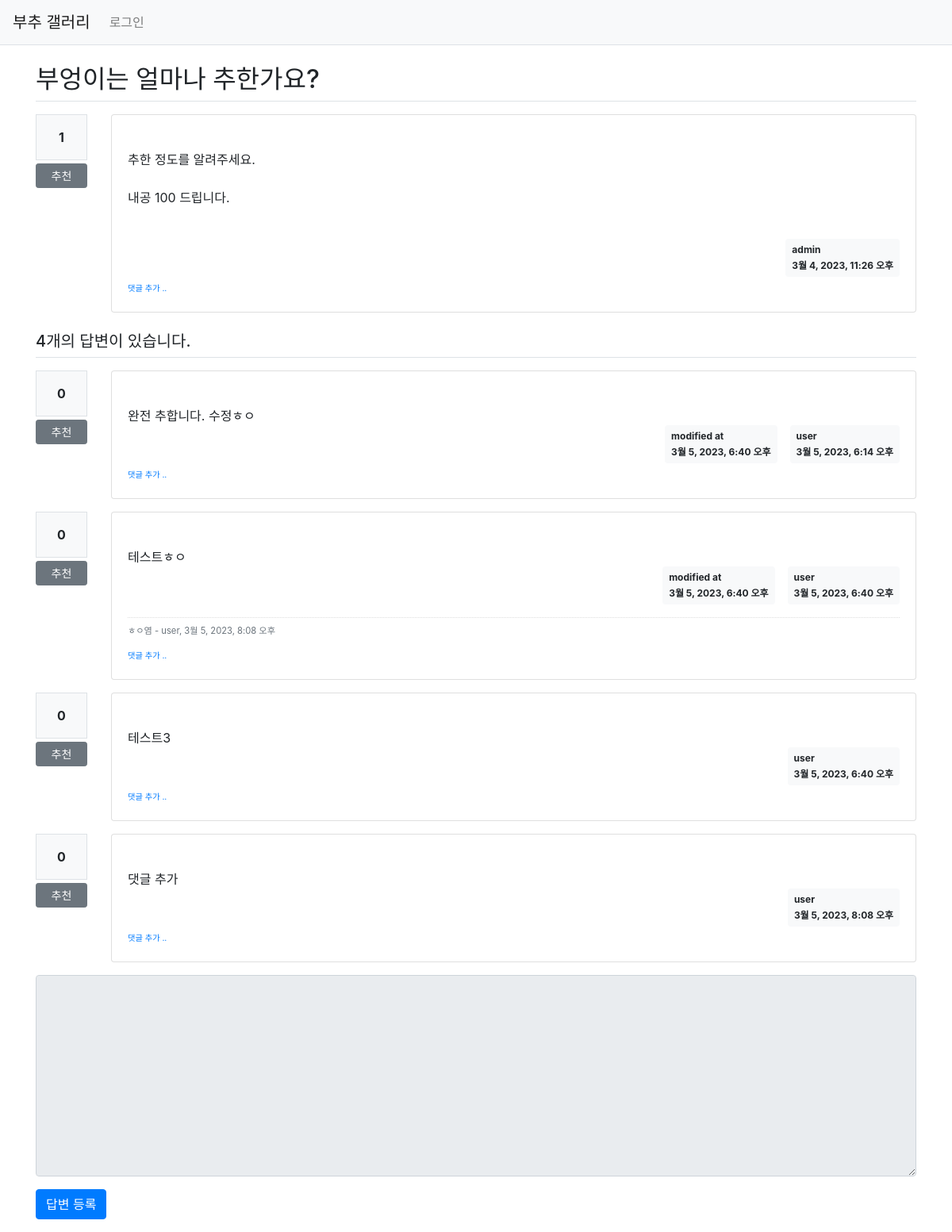
Page /pybo/305/ on the committed database.
### pybo/models.py (models this page shows, shortened)
class Question(models.Model):
    author = models.ForeignKey(User, on_delete=models.CASCADE,
                               related_name='author_question')
    subject = models.CharField(max_length=200)
    content = models.TextField()
    create_date = models.DateTimeField()
    modify_date = models.DateTimeField(null=True, blank=True)
    voter = models.ManyToManyField(User, related_name='voter_question')  # voter 추가

class Answer(models.Model):
    author = models.ForeignKey(User, on_delete=models.CASCADE, related_name='author_answer')
    question = models.ForeignKey(Question, on_delete=models.CASCADE)
    content = models.TextField()
    create_date = models.DateTimeField()
    modify_date = models.DateTimeField(null=True, blank=True)
    voter = models.ManyToManyField(User, related_name='voter_answer')

class Comment(models.Model):
    author = models.ForeignKey(User, on_delete=models.CASCADE)
    content = models.TextField()
    create_date = models.DateTimeField()
    modify_date = models.DateTimeField(null=True, blank=True)
    question = models.ForeignKey(Question, null=True, blank=True, on_delete=models.CASCADE)
    answer = models.ForeignKey(Answer, null=True, blank=True, on_delete=models.CASCADE)

### pybo/views/base_views.py (the view)
# urls.py: path('<int:question_id>/', base_views.detail, name='detail'),
def detail(request, question_id):
    question = get_object_or_404(Question, pk=question_id)
    context = {'question': question}
    return render(request, 'pybo/question_detail.html', context)

### pybo/templatetags/pybo_filter.py (called while the page is built)
@register.filter()
def mark(value):
    extensions = ["nl2br", "fenced_code"]
    return mark_safe(markdown.markdown(value, extensions=extensions))

### templates/pybo/question_detail.html (shortened to what this page needs)
{% extends 'base.html' %}
{% load pybo_filter %}
{% block content %}
    <div class="container my-3">
        <h2 class="border-bottom py-2">{{ question.subject }}</h2>
        <div class="row my-3">
            <div class="col-1">
                <div class="bg-light text-center p-3 border font-weight-bolder mb-1">
                    {{ question.voter.count }}
                </div>
                <a href="#" data-uri="{% url 'pybo:vote_question' question.id %}"
                   class="recommend btn btn-sm btn-secondary btn-block my-1">추천</a>
            </div>
            <div class="col-11">
                <div class="card">
                    <div class="card-body">
                        <div class="card-text" style="white-space: pre-line;">
                            {{ question.content|mark }}
                        </div>
                        <div class="d-flex justify-content-end">
                            <div class="badge badge-light p-2 text-left">
                                <div class="mb-2">{{ question.author.username }}</div>
                                <div>{{ question.create_date }}</div>
                            </div>
                        </div>
                        <div>
                            <a href="{% url 'pybo:comment_create_question' question.id %}" class="small"><small>댓글 추가
                                ..</small></a>
                        </div>
                    </div>
                </div>
            </div>
        </div>
        <h5 class="border-bottom my-3 py-2">
            {{ question.answer_set.count }}개의 답변이 있습니다.
        </h5>
        {% for answer in question.answer_set.all %}
            <div class="row my-3">
                <div class="col-1">
                    <div class="bg-light text-center p-3 border font-weight-bolder mb-1">
                        {{ answer.voter.count }}
                    </div>
                    <a href="#" data-uri="{% url 'pybo:vote_answer' answer.id %}"
                       class="recommend btn btn-sm btn-secondary btn-block my-1">추천</a>
                </div>
                <div class="col-11">
                    <div class="card">
                        <div class="card-body">
                            <div class="card-text" style="white-space: pre-line;">
                                {{ answer.content }}
                            </div>
                            <div class="d-flex justify-content-end">
                                {% if answer.modify_date %}
                                    <div class="badge badge-light p-2 text-left mx-3">
                                        <div class="mb-2">modified at</div>
                                        <div>{{ answer.modify_date }}</div>
                                    </div>
                                {% endif %}
                                <div class="badge badge-light p-2 text-left">
                                    <div class="mb-2">{{ answer.author.username }}</div>
                                    <div>{{ answer.create_date }}</div>
                                </div>
                            </div>
                            {% if answer.comment_set.count > 0 %}
                                <div class="mt-3">
                                    {% for comment in answer.comment_set.all %}
                                        <div class="comment py-2 text-muted">
                                            <span style="white-space: pre-line;">{{ comment.content }}</span>
                                            <span>
                                    - {{ comment.author }}, {{ comment.create_date }}
                                    </span>
                                        </div>
                                    {% endfor %}
                                </div>
                            {% endif %}
                            <div>
                                <a href="{% url 'pybo:comment_create_answer' answer.id %}" class="small"><small>댓글 추가
                                    ..</small></a>
                            </div>
                        </div>
                    </div>
                </div>
            </div>
        {% endfor %}
        <form action="{% url 'pybo:answer_create' question.id %}" method="post" class="my-3">
            <div class="form-group">
                <textarea name="content" id="content"
                          {% if not user.is_authenticated %}disabled{% endif %}
                          class="form-control" rows="10"></textarea>
            </div>
            <input type="submit" value="답변 등록" class="btn btn-primary">
        </form>
    </div>
{% endblock %}

### static/style.css (style rules this page uses)
.comment { border-top: dotted 1px #ddd; font-size: 0.7em; }

### rows in the picture
Question: subject "부엉이는 얼마나 추한가요?", voter.count "1", content|mark "추한 정도를 알려주세요. 내공 100 드립니다.", author.username "admin", create_date "3월 4, 2023, 11:26 오후", answer_set.count "4"
Answer: voter.count "0", content "완전 추합니다. 수정ㅎㅇ", modify_date "3월 5, 2023, 6:40 오후", author.username "user", create_date "3월 5, 2023, 6:14 오후"
Answer: voter.count "0", content "테스트ㅎㅇ", modify_date "3월 5, 2023, 6:40 오후", author.username "user", create_date "3월 5, 2023, 6:40 오후"
Comment: content "ㅎㅇ염", author "user", create_date "3월 5, 2023, 8:08 오후"
Answer: voter.count "0", content "테스트3", author.username "user", create_date "3월 5, 2023, 6:40 오후"
Answer: voter.count "0", content "댓글 추가", author.username "user", create_date "3월 5, 2023, 8:08 오후"
